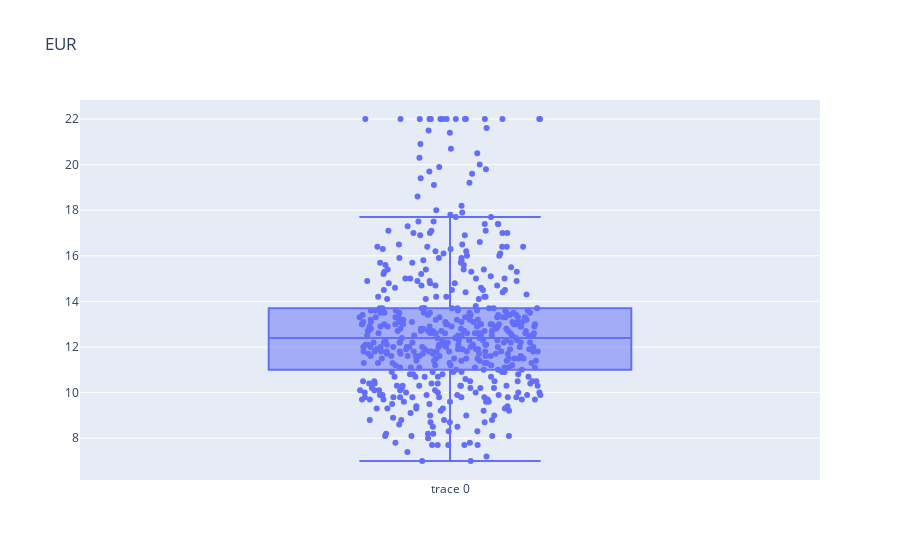

Write notebook code for a chart like this one.
### Code cell
data= [go.Box(y=df['EUR'], boxpoints='all', jitter=0.5, pointpos=0)]
    
layout = go.Layout(title = 'EUR', 
                   hovermode ='closest')

fig = go.Figure(data=data, layout=layout)

fig.show()

### Figure 1 — Plotly figure (JSON) as saved in the notebook; plotly's stock layout.template omitted (floating-point values rounded to 4 significant figures; data arrays with more than 128 entries replaced by an {"elided": "..."} marker saying what was removed)
{"data": [{"boxpoints": "all", "jitter": 0.5, "pointpos": 0, "type": "box", "y": {"elided": "506 float values"}}], "layout": {"hovermode": "closest", "title": {"text": "EUR"}}}
